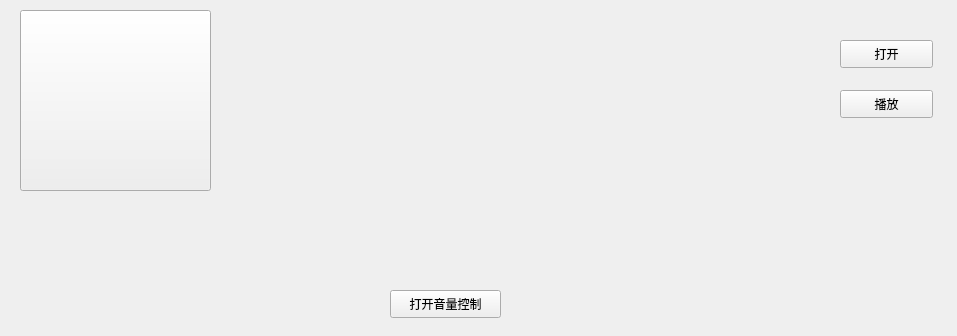
<?xml version="1.0" encoding="UTF-8"?>
<ui version="4.0">
 <class>Widget</class>
 <widget class="QWidget" name="Widget">
  <property name="geometry">
   <rect>
    <x>0</x>
    <y>0</y>
    <width>957</width>
    <height>336</height>
   </rect>
  </property>
  <property name="windowTitle">
   <string>Widget</string>
  </property>
  <widget class="QPushButton" name="pushButton">
   <property name="geometry">
    <rect>
     <x>840</x>
     <y>40</y>
     <width>93</width>
     <height>28</height>
    </rect>
   </property>
   <property name="text">
    <string>打开</string>
   </property>
  </widget>
  <widget class="QPushButton" name="pushButton_2">
   <property name="geometry">
    <rect>
     <x>840</x>
     <y>90</y>
     <width>93</width>
     <height>28</height>
    </rect>
   </property>
   <property name="text">
    <string>播放</string>
   </property>
  </widget>
  <widget class="QPushButton" name="pushButton_3">
   <property name="geometry">
    <rect>
     <x>390</x>
     <y>290</y>
     <width>111</width>
     <height>28</height>
    </rect>
   </property>
   <property name="text">
    <string>打开音量控制</string>
   </property>
  </widget>
  <widget class="QPushButton" name="pushButton_jpg1">
   <property name="geometry">
    <rect>
     <x>20</x>
     <y>10</y>
     <width>191</width>
     <height>181</height>
    </rect>
   </property>
   <property name="text">
    <string/>
   </property>
  </widget>
 </widget>
 <resources/>
 <connections/>
</ui>
